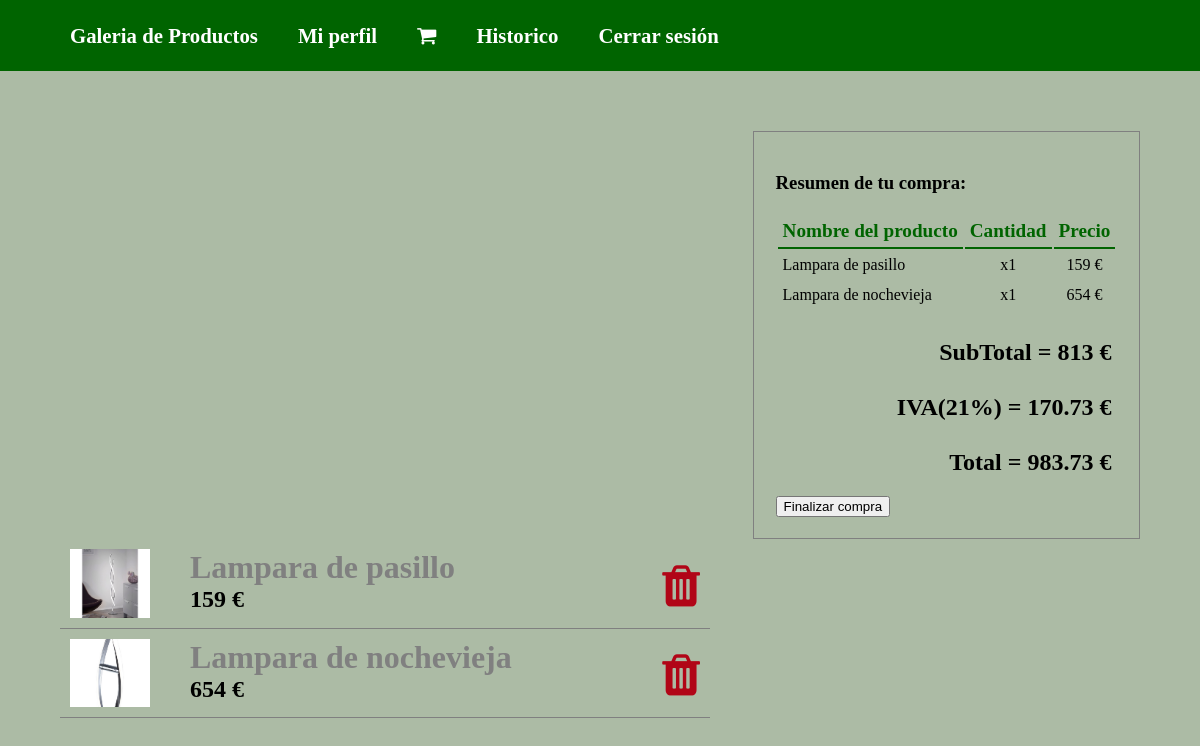
Screenshot of /carrito.php (signed in) with the database file from the repository.
### tables this page shows
CREATE TABLE `carrito` (
  `nick` varchar(100) NOT NULL,
  `referencia` varchar(100) NOT NULL,
  `cantidad` int(100) NOT NULL
);

CREATE TABLE `productos` (
  `referencia` varchar(10) NOT NULL,
  `titulo` varchar(250) NOT NULL,
  `descripcion` varchar(250) NOT NULL,
  `ruta_imagen` varchar(50) NOT NULL,
  `precio` int(10) NOT NULL
);

### include/funciones.php (the view, shortened to what this page needs)
    <?php
function obtenerUnSoloProducto($referencia){
    $conexion = new mysqli(DB_HOST, DB_USUARIO, DB_PASS, DB_NOMBRE_BASE_DATOS);
    mysqli_set_charset($conexion, 'utf8');
    $sql = "select * from productos where referencia like '$referencia'";
    $sentencia = $conexion->prepare($sql);
    $sentencia->execute();
    $resultado = $sentencia->get_result();
    return $resultado;
}
function itemsEnCarritoDeUsuario($nick){
    $conexion = new mysqli(DB_HOST, DB_USUARIO, DB_PASS, DB_NOMBRE_BASE_DATOS);
    mysqli_set_charset($conexion, 'utf8');
    $sql = "select * from carrito where nick like '$nick'";
    $sentencia = $conexion->prepare($sql);
    $sentencia->execute();
    $resultado = $sentencia->get_result();
    return $resultado;
}
function mostrarProductosEnCarrito($ruta_imagen, $titulo, $precio, $referencia){
    ?>
    <div class="cont-producto-carrito">
        <img src="<?= $ruta_imagen ?>">
        <div>
            <h3><?= $titulo ?></h3>
            <h4><?= $precio ?> €</h4>
        </div>
        <form action="eliminar_producto_de_carrito.php" method="post">
            <button type="submit">
                <i class="fa fa-trash" aria-hidden="true"></i>
            </button>
        </form>
    </div>
    <?php
}
function mostrarRecuadroListaPrecioTotalCarrito($nick){
    ?>
        <form class="cont-factura-carrito" action="finalizar_compra_carrito.php" method="post">
            <h3>Resumen de tu compra:</h3>
			<table>
				<tr>
					<th>Nombre del producto</th>
					<th>Cantidad</th>
					<th>Precio</th>
				</tr>
                <?php
                     $precio_total_carrito = 0;
                     $resultado_items_carrito = itemsEnCarritoDeUsuario($nick);
                     while($fila_carrito = $resultado_items_carrito->fetch_row()){
                         $fila_un_producto = obtenerUnSoloProducto($fila_carrito[1])->fetch_row();
                         ?>
                         <tr>
                             <td><?= $fila_un_producto[1] ?></td>
                             <td>x<?= $fila_carrito[2] ?></td>
                             <td><?= $fila_carrito[2]*$fila_un_producto[4] ?> €</td>
                         </tr>
                         <?php
                         $precio_total_carrito += $fila_carrito[2]*$fila_un_producto[4];
                     }
                ?>
			</table>
            <h2>SubTotal = <?= $precio_total_carrito ?> €</h2>
            <h2>IVA(21%) = <?= $precio_total_carrito*0.21 ?> €</h2>
			<h2>Total = <?= $precio_total_carrito+$precio_total_carrito*0.21 ?> €</h2>
			<button type="submit">Finalizar compra</button>
		</form>
    <?php
}
?>

### carrito.php
<?php
require_once ("include/cabecera.php");
require_once ("include/funciones.php");
if(isset($_GET['referencia'])){
    if(intval(cantidadItemsQueUnUsuarioTieneDeUnProducto($_SESSION['nick'], $_GET['referencia'])) == 0){
        guardarItemCarritoBBDD($_SESSION['nick'], $_GET['referencia'], 1);
    }else{
        sumarItemEnCarrito($_SESSION['nick'], $_GET['referencia'], intval(cantidadItemsQueUnUsuarioTieneDeUnProducto($_SESSION['nick'], $_GET['referencia']))+1);
    }
    header("Location: galeria.php");
}else{
    $resultado = itemsEnCarritoDeUsuario($_SESSION['nick']);
    echo '<div class="cont-general-carrito">';
    mostrarRecuadroListaPrecioTotalCarrito($_SESSION['nick']);
    while ($fila = $resultado->fetch_row()){
        $fila_resultado_producto = obtenerUnSoloProducto($fila[1])->fetch_row();
        for($i = 0; $i < $fila[2]; $i++){
            mostrarProductosEnCarrito($fila_resultado_producto[3], $fila_resultado_producto[1], $fila_resultado_producto[4], $fila_resultado_producto[0]);
        }
    }
    echo '</div>';
}

### css/estilos_productos.css (style rules this page uses)
h2 { padding-top: 8px; margin-right: 6px; text-align: right; font-size: 0.8rem; }

### css/menu.css (style rules this page uses)
* { box-sizing: border-box; }

### css/generales.css (style rules this page uses)
.cont-general-carrito { padding: 5%; }
.cont-producto-carrito { border-bottom: 1px solid grey; padding: 10px; display: inline-block; float: left; min-width: 650px; margin-right: 5%; }
.cont-producto-carrito > img { width: 80px; float: left; }
.cont-producto-carrito > div { float: left; }
.cont-producto-carrito > div > h3 { font-size: 2em; margin: 0px 40px; color: grey; }
.cont-producto-carrito > div > h4 { font-size: 1.5em; margin: 0px 40px; }
.cont-producto-carrito > form { float: right; margin-left: 15px; margin-top: 2%; }
.cont-producto-carrito > form > button { background: none; color: inherit; border: none; padding: 0; font: inherit; cursor: pointer; outline: inherit; }
.cont-producto-carrito > form > button > i { font-size: 3em; color: #b10517; }
form.cont-factura-carrito { display: inline-block; padding: 2% 2%; min-width: 200px; min-height: 200px; border: 1px solid grey; float: right; }
form.cont-factura-carrito th { color: darkgreen; border-bottom: 2px solid darkgreen; font-size: 1.2em; }
form.cont-factura-carrito th, td { padding: 5px; text-align: center; }
form.cont-factura-carrito td:first-child { text-align: left; }
form.cont-factura-carrito > h2 { font-size: 1.5em; }

### rows the page displays
carrito: productos.titulo "Lampara de pasillo", cantidad "1", $fila_carrito[2]*$fila_un_producto[4] "159"
carrito: productos.titulo "Lampara de nochevieja", cantidad "1", $fila_carrito[2]*$fila_un_producto[4] "654"
productos: ruta_imagen (picture), titulo "Lampara de pasillo", precio "159"
productos: ruta_imagen (picture), titulo "Lampara de nochevieja", precio "654"

### other values shown
$precio_total_carrito "813"
$precio_total_carrito*0.21 "170.73"
$precio_total_carrito+$precio_total_carrito*0.21 "983.73"
